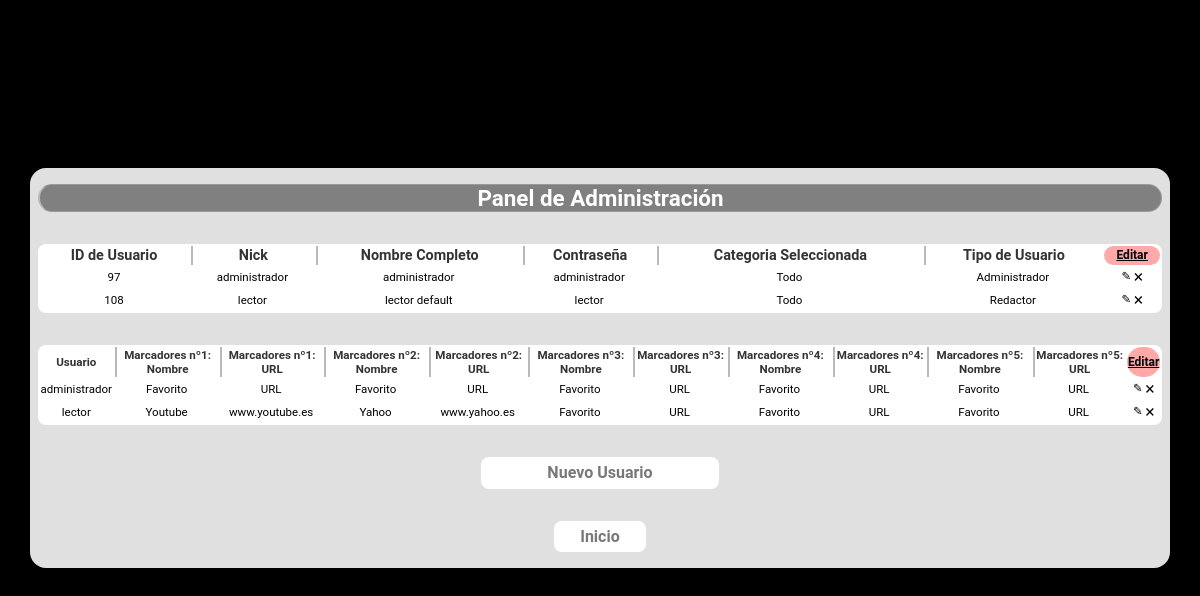
The app's page /searchin/formUsuarios.php (signed in) with its own data.
### tables this page shows
CREATE TABLE `usuario` (
  `id` int(11) NOT NULL,
  `nombre` varchar(25) NOT NULL,
  `nombreCompleto` varchar(100) NOT NULL,
  `tipo` varchar(25) DEFAULT NULL,
  `contrasena` varchar(25) NOT NULL,
  `categoriaSeleccionada` varchar(25) NOT NULL
);

CREATE TABLE `marcadores` (
  `id` int(11) NOT NULL,
  `usuario` varchar(25) NOT NULL,
  `marcador1nombre` varchar(25) NOT NULL,
  `marcador1url` varchar(500) NOT NULL,
  `marcador2nombre` varchar(25) NOT NULL,
  `marcador2url` varchar(500) NOT NULL,
  `marcador3nombre` varchar(25) NOT NULL,
  `marcador3url` varchar(500) NOT NULL,
  `marcador4nombre` varchar(25) NOT NULL,
  `marcador4url` varchar(500) NOT NULL,
  `marcador5nombre` varchar(25) NOT NULL,
  `marcador5url` varchar(500) NOT NULL
);

### searchin/metodos.php (called while the page is built, shortened)
<?php
    class metodos{
        public function mostrarDatos($sql){
            $c = new Conectar();
            $conexion = $c->conexion();
            $result=mysqli_query($conexion,$sql);
            return mysqli_fetch_all($result, MYSQLI_ASSOC);
        }
    }
?>

### searchin/formUsuarios.php (the view, shortened to what this page needs)
<!DOCTYPE html>
<html lang="en">
<head>
    <link rel="stylesheet" href="styles/formUsuarios.css">
</head>
<body>
    <?php
        require_once "./metodos.php";
        if(isset($_SESSION['tipo'])){
            if($_SESSION['tipo'] == "Administrador"){
                $objeto = new metodos();
                $sql = 'SELECT * FROM usuario order by id asc';
                $datos = $objeto->mostrarDatos($sql);
                ?>
                <div id="contenido">
                    <div id="principal">
                        <div>
                            <p>Panel de Administración</p>
                        <table>
                            <tr>
                                <th>ID de Usuario</th>
                                <th>Nick</th>
                                <th>Nombre Completo</th>
                                <th>Contraseña</th>
                                <th>Categoria Seleccionada</th>
                                <th>Tipo de Usuario</th>
                                <th class="celdaEditar">Editar</th>
                            </tr>
                            <?php
                            foreach ($datos as $clave){
                                $id = $clave['id'];
                                $nombre = $clave['nombre'];
                                $nombreCompleto = $clave['nombreCompleto'];
                                $contrasena =  $clave['contrasena'];
                                $categoria = $clave['categoriaSeleccionada'];
                                $tipo = $clave['tipo'];
                            ?>
                            <tr>
                                <td><?php echo $id; ?></td>
                                <td><?php echo $nombre; ?></td>
                                <td><?php echo $nombreCompleto; ?></td>
                                <td><?php echo $contrasena; ?></td>
                                <td><?php echo $categoria; ?></td>
                                <td><?php echo $tipo; ?></td>
                                <td><a href="./editarUsuario.php?id=<?php echo $id; ?>&metodo=editar" class="boton">✎</a> <a href="./editarUsuario.php?id=<?php echo $id; ?>&metodo=borrar"  class="boton">🗙</a></td>
                            </tr>
                            <?php } ?>
                        </table>
                        <table>
                            <tr class="seccionMarcadores">
                                <th class="tituloMarcadores">Usuario</th>
                                <th class="tituloMarcadores">Marcadores nº1: Nombre</th>
                                <th class="tituloMarcadores">Marcadores nº1: URL</th>
                                <th class="tituloMarcadores">Marcadores nº2: Nombre</th>
                                <th class="tituloMarcadores">Marcadores nº2: URL</th>
                                <th class="tituloMarcadores">Marcadores nº3: Nombre</th>
                                <th class="tituloMarcadores">Marcadores nº3: URL</th>
                                <th class="tituloMarcadores">Marcadores nº4: Nombre</th>
                                <th class="tituloMarcadores">Marcadores nº4: URL</th>
                                <th class="tituloMarcadores">Marcadores nº5: Nombre</th>
                                <th class="tituloMarcadores">Marcadores nº5: URL</th>
                                <th class="celdaEditar">Editar</th>
                            </tr>
                            <?php
                            $sql = 'SELECT * FROM marcadores order by id';
                            $datos = $objeto->mostrarDatos($sql);
                            foreach ($datos as $clave) {
                                $nombre = $clave['usuario'];
                                $marcador1nombre = $clave['marcador1nombre'];
                                $marcador1url = $clave['marcador1url'];
                                $marcador2nombre = $clave['marcador2nombre'];
                                $marcador2url = $clave['marcador2url'];
                                $marcador3nombre = $clave['marcador3nombre'];
                                $marcador3url = $clave['marcador3url'];
                                $marcador4nombre = $clave['marcador4nombre'];
                                $marcador4url = $clave['marcador4url'];
                                $marcador5nombre = $clave['marcador5nombre'];
                                $marcador5url = $clave['marcador5url'];
                            ?>
                            <tr>
                                <td><?php echo $nombre; ?></td>
                                <td><?php echo $marcador1nombre; ?></td>
                                <td><?php echo $marcador1url; ?></td>
                                <td><?php echo $marcador2nombre; ?></td>
                                <td><?php echo $marcador2url; ?></td>
                                <td><?php echo $marcador3nombre; ?></td>
                                <td><?php echo $marcador3url; ?></td>
                                <td><?php echo $marcador4nombre; ?></td>
                                <td><?php echo $marcador4url; ?></td>
                                <td><?php echo $marcador5nombre; ?></td>
                                <td><?php echo $marcador5url; ?></td>
                                <td><a href="./editarMarcadores.php?nombre=<?php echo $nombre; ?>&metodo=editar" class="boton">✎</a>  <a href="./editarMarcadores.php?nombre=<?php echo $nombre; ?>&metodo=borrar"  class="boton">🗙</a></td>
                            </tr>
                            <?php } ?>
                        </table>
                        <a href="./editarUsuario.php?metodo=nuevoUsuario" id="botonEnviar" style="width: 20%">Nuevo Usuario</a>
                        <a href="./index.php" id="botonEnviar">Inicio</a>
                        </div>
                    </div>
                </div>
                <?php
            }
        }
    ?>
</body>
</html>

### searchin/styles/formUsuarios.css (style rules this page uses)
body { background-color: rgb(0, 0, 0); font-family: 'Roboto', sans-serif; }
table { display: table; background-color: rgb(255, 255, 255); overflow-wrap: break-word; width: 100%; margin-top: 2rem; border-radius: 0.5rem; text-align: center; }
th { color: rgb(51, 51, 51); font-size: 0.9rem; background-color: white; border-left: 2px solid rgb(185, 185, 185); user-select: none; }
th.tituloMarcadores { font-size: 0.725rem; font-stretch: condensed; }
p { font-size: 1.4rem; font-stretch:narrower; font-weight: 600; background-color: gray; border-radius: 1rem; border: 1px solid rgba(245, 245, 245, 0.212); border-left: 2px solid rgb(185, 185, 185); margin-top: 0rem; user-select: none; }
th.celdaEditar { border-right: 0; text-decoration: underline; background-color: rgb(255, 169, 169); color: rgb(0, 0, 0); border: 1rem; border-radius: 1rem; font-size: 0.75rem; width: auto; user-select: none; }
th:first-child { border-left: 0; }
tr { color: black; font-size: 0.72rem; }
tr:first-child { border-left: 0; }
#botonEnviar { padding: 0.4rem; text-decoration: none; background-color: white; outline: none; border: 0; font-size: 1rem; border-radius: 0.5rem; margin: 0 auto; margin-top: 2rem; width: 5%; min-width: 5rem; text-align: center; display: flex; justify-content: center; align-self: center; color: black; cursor: pointer; font-weight: bold; color: rgb(120, 120, 120); }
#contenido { background-color: rgb(0, 0, 0); display: flex; min-height: 90vh; align-items: center; justify-content: center; }
#principal { background-color: rgb(224, 224, 224); width: 95%; min-width: 48rem; height: 90%; border-radius: 1rem; padding: 1rem 0.5rem; font-size: 1.5rem; color: white; text-align: center; }
.boton { text-decoration: none; color: inherit; }

### records on screen
usuario: id "97", nombre "administrador", nombreCompleto "administrador", contrasena "administrador", categoriaSeleccionada "Todo", tipo "Administrador"
usuario: id "108", nombre "lector", nombreCompleto "lector default", contrasena "lector", categoriaSeleccionada "Todo", tipo "Redactor"
marcadores: usuario "administrador", marcador1nombre "Favorito", marcador1url "URL", marcador2nombre "Favorito", marcador2url "URL", marcador3nombre "Favorito", marcador3url "URL", marcador4nombre "Favorito", marcador4url "URL", marcador5nombre "Favorito", marcador5url "URL"
marcadores: usuario "lector", marcador1nombre "Youtube", marcador1url "www.youtube.es", marcador2nombre "Yahoo", marcador2url "www.yahoo.es", marcador3nombre "Favorito", marcador3url "URL", marcador4nombre "Favorito", marcador4url "URL", marcador5nombre "Favorito", marcador5url "URL"
